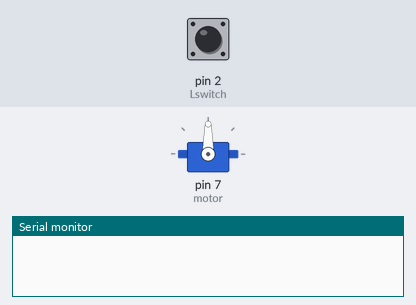
A sketch run on a simulated Arduino Uno, built with avr-gcc and run on an emulated ATmega328P. Parts: servo, the last lines printed to the serial monitor. The inputs (shaded band) are chosen by the test bench; at power-on: pin 2 (Lswitch) HIGH.

Above: at 1.2 s.
1.3 s: pin 2 (Lswitch) pulled LOW for 0.15 s
At 1.6 s:
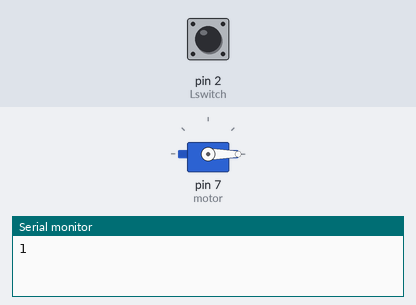
At 9.8 s:
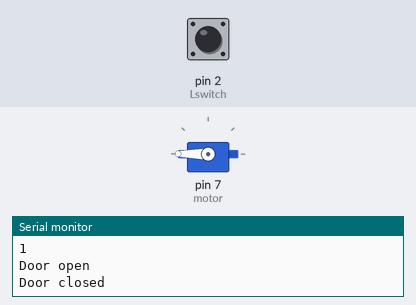
Timing chart, 0 to 10.4 s (numbered marks = the images above; inputs shaded):
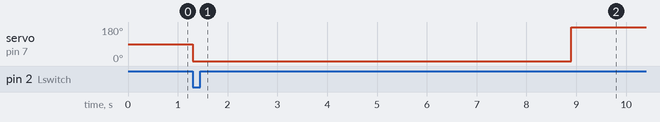

The sketch:

arduino_MDMA.ino
```cpp
//This program allows the door openning with:
//(1) Manual activation


#include <Servo.h> //library to operate servo motors
Servo motor; //create servo object to control a servo

int Lswitch = 2;
int statusSensor = 0; //variable to store if the switch was activated
int statusDoor = 0; // variable to store of the door is open or closed. open = 1 closed = 0
int count = 0; //variable to store how many times the door was activated

unsigned long previousMillis = 0;
int interval=12000;


void setup() {
  Serial.begin(9600);  //This value of bits per second is by default
  motor.attach(7); //attaches the servo on pin 7 to the servo object
  pinMode(Lswitch,INPUT_PULLUP);
}

void loop() {

   motor.detach();
  if (digitalRead(Lswitch) == 0){ //"0" means that the switch has been activated
    statusSensor = 1;
//    Serial.println(digitalRead(Lswitch));
  }

  if (statusSensor == 1 && statusDoor == 0)
  {
    count = count+1;
    Serial.println(count);
    motor.attach(7);  //re-attach the servo to pin #7
    motor.write(0); // telling the motor to rotate continously (180 is full velocity in one direction, 0 full velocity in the other direction, 90 no movement)
    delay(600);  // motor will continue rotating for 0.6 seconds
    motor.detach(); // telling the motor to stop
    statusDoor = 1;
    statusSensor = 0;
    Serial.println("Door open");
    delay(7000);  // motor will remained stopped for 7 seconds
    motor.attach(7);  //re-attach the servo to pin #7
    motor.write(180); // telling the motor to rotate continously
    delay(600);  // motor will continue rotating for 0.6 seconds
    motor.detach(); // telling the motor to stop
    statusSensor = 0;
    statusDoor = 0;
    Serial.println("Door closed");
  }


}
```

Measured:
- after the input at 1.3 s, servo on pin 7 (motor): 90° → 0° at once, → 180° 7.6 s later
